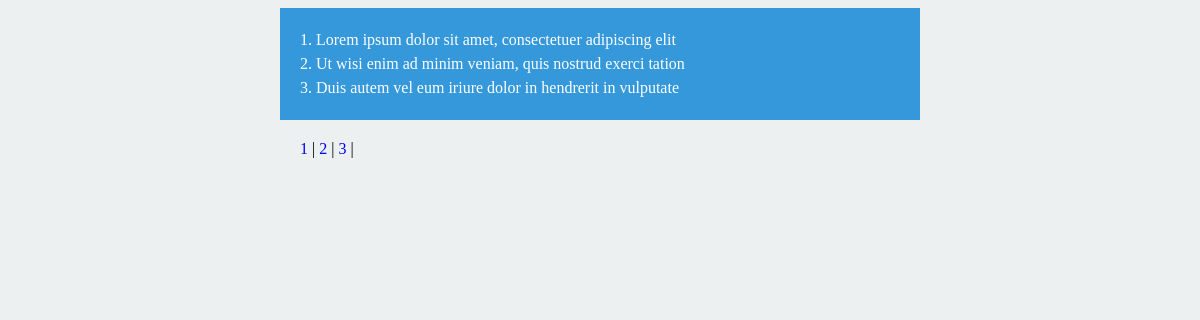
/php/phantrang.php, run on the app's committed database.
### tables this page shows
CREATE TABLE IF NOT EXISTS `tintuc` (
 `id` int(10) NOT NULL AUTO_INCREMENT,
 `title` varchar(255) NOT NULL,
 PRIMARY KEY (`id`)
);

### php/phantrang.php (the view, shortened to what this page needs)
<?php
    $conn = mysqli_connect("localhost", "root", "", "phantrang");
    if(isset($_GET['page'])){
        $page = $_GET['page'];
    }else{
        $page = 1;
    }
    $limit = 3;
    $start = ($page - 1) * $limit;
    $total_title = mysqli_num_rows(mysqli_query($conn, "SELECT * FROM tintuc"));
    $total_page = $total_title/$limit;
    $query = "SELECT * FROM tintuc LIMIT ".$start.", ".$limit;
    $result = mysqli_query($conn, $query);
    echo "<div class=\"title\">";
    while($row = mysqli_fetch_array($result)){
        echo '<a href="#">'.$row['id'].'. '.$row['title'].'</a><br />';
    }
    echo "</div>";
    echo "<div class=\"pagination\">";
    for($i = 1; $i <= $total_page; $i++){
        echo '<a href="phantrang.php?page='.$i.'">'.$i.'</a> | ';
    }
    echo "</div>";
?>

### php/phantrang.php (style rules this page uses)
a:link, a:visited { text-decoration: none; }
.title, .pagination { width: 600px; margin: 0 auto; margin-bottom: 20px; }
.title { background: #3498db; padding: 20px; line-height: 1.5; }
.title a { color: #fff; }

### data on the page
tintuc: id "1", title "Lorem ipsum dolor sit amet, consectetuer adipiscing elit"
tintuc: id "2", title "Ut wisi enim ad minim veniam, quis nostrud exerci tation"
tintuc: id "3", title "Duis autem vel eum iriure dolor in hendrerit in vulputate"
